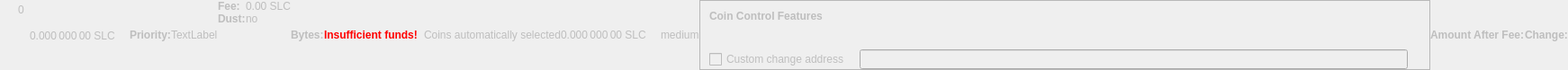
    <widget class="QWidget" name="dummyHideWidget" native="true">
     <property name="enabled">
      <bool>false</bool>
     </property>
     <property name="maximumSize">
      <size>
       <width>100</width>
       <height>22</height>
      </size>
     </property>
     <layout class="QHBoxLayout" name="dummyHideLayout">
      <property name="spacing">
       <number>0</number>
      </property>
      <property name="leftMargin">
       <number>0</number>
      </property>
      <property name="topMargin">
       <number>0</number>
      </property>
      <property name="rightMargin">
       <number>0</number>
      </property>
      <property name="bottomMargin">
       <number>0</number>
      </property>
      <item>
       <layout class="QFormLayout" name="formLayoutCoinControl1">
        <property name="horizontalSpacing">
         <number>10</number>
        </property>
        <property name="verticalSpacing">
         <number>14</number>
        </property>
        <property name="leftMargin">
         <number>10</number>
        </property>
        <property name="topMargin">
         <number>4</number>
        </property>
        <property name="rightMargin">
         <number>6</number>
        </property>
        <item row="0" column="1">
         <widget class="QLabel" name="labelCoinControlBytes">
          <property name="cursor">
           <cursorShape>IBeamCursor</cursorShape>
          </property>
          <property name="contextMenuPolicy">
           <enum>Qt::ActionsContextMenu</enum>
          </property>
          <property name="text">
           <string notr="true">0</string>
          </property>
          <property name="textInteractionFlags">
           <set>Qt::LinksAccessibleByMouse|Qt::TextSelectableByKeyboard|Qt::TextSelectableByMouse</set>
          </property>
         </widget>
        </item>
       </layout>
      </item>
      <item>
       <widget class="QLabel" name="labelCoinControlAfterFee">
        <property name="enabled">
         <bool>false</bool>
        </property>
        <property name="sizePolicy">
         <sizepolicy hsizetype="Fixed" vsizetype="Fixed">
          <horstretch>0</horstretch>
          <verstretch>0</verstretch>
         </sizepolicy>
        </property>
        <property name="minimumSize">
         <size>
          <width>111</width>
          <height>12</height>
         </size>
        </property>
        <property name="maximumSize">
         <size>
          <width>111</width>
          <height>12</height>
         </size>
        </property>
        <property name="cursor">
         <cursorShape>IBeamCursor</cursorShape>
        </property>
        <property name="contextMenuPolicy">
         <enum>Qt::ActionsContextMenu</enum>
        </property>
        <property name="text">
         <string notr="true">0.000 000 00 SLC</string>
        </property>
        <property name="textInteractionFlags">
         <set>Qt::LinksAccessibleByMouse|Qt::TextSelectableByKeyboard|Qt::TextSelectableByMouse</set>
        </property>
       </widget>
      </item>
      <item>
       <widget class="QLabel" name="labelCoinControlPriorityText">
        <property name="enabled">
         <bool>false</bool>
        </property>
        <property name="font">
         <font>
          <weight>75</weight>
          <bold>true</bold>
         </font>
        </property>
        <property name="text">
         <string>Priority:</string>
        </property>
       </widget>
      </item>
      <item>
       <layout class="QHBoxLayout" name="horizontalLayout">
        <item>
         <widget class="QLabel" name="WarningLabel">
          <property name="text">
           <string>TextLabel</string>
          </property>
         </widget>
        </item>
       </layout>
      </item>
      <item>
       <layout class="QFormLayout" name="formLayoutCoinControl3">
        <property name="horizontalSpacing">
         <number>0</number>
        </property>
        <property name="verticalSpacing">
         <number>0</number>
        </property>
        <property name="leftMargin">
         <number>0</number>
        </property>
        <property name="topMargin">
         <number>0</number>
        </property>
        <property name="rightMargin">
         <number>0</number>
        </property>
        <item row="0" column="0">
         <widget class="QLabel" name="labelCoinControlFeeText">
          <property name="enabled">
           <bool>false</bool>
          </property>
          <property name="font">
           <font>
            <weight>75</weight>
            <bold>true</bold>
           </font>
          </property>
          <property name="text">
           <string>Fee:</string>
          </property>
          <property name="margin">
           <number>0</number>
          </property>
         </widget>
        </item>
        <item row="0" column="1">
         <widget class="QLabel" name="labelCoinControlFee">
          <property name="enabled">
           <bool>false</bool>
          </property>
          <property name="cursor">
           <cursorShape>IBeamCursor</cursorShape>
          </property>
          <property name="contextMenuPolicy">
           <enum>Qt::ActionsContextMenu</enum>
          </property>
          <property name="text">
           <string notr="true">0.00 SLC</string>
          </property>
          <property name="textInteractionFlags">
           <set>Qt::LinksAccessibleByMouse|Qt::TextSelectableByKeyboard|Qt::TextSelectableByMouse</set>
          </property>
         </widget>
        </item>
        <item row="1" column="0">
         <widget class="QLabel" name="labelCoinControlLowOutputText">
          <property name="enabled">
           <bool>false</bool>
          </property>
          <property name="font">
           <font>
            <weight>75</weight>
            <bold>true</bold>
           </font>
          </property>
          <property name="text">
           <string>Dust:</string>
          </property>
         </widget>
        </item>
        <item row="1" column="1">
         <widget class="QLabel" name="labelCoinControlLowOutput">
          <property name="enabled">
           <bool>false</bool>
          </property>
          <property name="cursor">
           <cursorShape>IBeamCursor</cursorShape>
          </property>
          <property name="contextMenuPolicy">
           <enum>Qt::ActionsContextMenu</enum>
          </property>
          <property name="text">
           <string>no</string>
          </property>
          <property name="textInteractionFlags">
           <set>Qt::LinksAccessibleByMouse|Qt::TextSelectableByKeyboard|Qt::TextSelectableByMouse</set>
          </property>
         </widget>
        </item>
       </layout>
      </item>
      <item>
       <widget class="QLabel" name="labelCoinControlBytesText">
        <property name="enabled">
         <bool>false</bool>
        </property>
        <property name="font">
         <font>
          <weight>75</weight>
          <bold>true</bold>
         </font>
        </property>
        <property name="text">
         <string>Bytes:</string>
        </property>
       </widget>
      </item>
      <item>
       <layout class="QFormLayout" name="formLayoutCoinControl2">
        <property name="horizontalSpacing">
         <number>0</number>
        </property>
        <property name="verticalSpacing">
         <number>0</number>
        </property>
        <property name="leftMargin">
         <number>0</number>
        </property>
        <property name="topMargin">
         <number>0</number>
        </property>
        <property name="rightMargin">
         <number>0</number>
        </property>
       </layout>
      </item>
      <item>
       <layout class="QHBoxLayout" name="horizontalLayoutCoinControl2">
        <property name="spacing">
         <number>0</number>
        </property>
        <property name="bottomMargin">
         <number>0</number>
        </property>
       </layout>
      </item>
      <item>
       <widget class="QLabel" name="labelCoinControlInsuffFunds">
        <property name="enabled">
         <bool>false</bool>
        </property>
        <property name="minimumSize">
         <size>
          <width>0</width>
          <height>0</height>
         </size>
        </property>
        <property name="font">
         <font>
          <weight>75</weight>
          <bold>true</bold>
         </font>
        </property>
        <property name="styleSheet">
         <string notr="true">color:red;font-weight:bold;</string>
        </property>
        <property name="text">
         <string>Insufficient funds!</string>
        </property>
        <property name="margin">
         <number>5</number>
        </property>
       </widget>
      </item>
      <item>
       <layout class="QFormLayout" name="formLayoutCoinControl4">
        <property name="horizontalSpacing">
         <number>0</number>
        </property>
        <property name="verticalSpacing">
         <number>0</number>
        </property>
        <property name="leftMargin">
         <number>0</number>
        </property>
        <property name="topMargin">
         <number>0</number>
        </property>
        <property name="rightMargin">
         <number>0</number>
        </property>
       </layout>
      </item>
      <item>
       <widget class="QLabel" name="labelCoinControlChangeLabel">
        <property name="enabled">
         <bool>false</bool>
        </property>
        <property name="sizePolicy">
         <sizepolicy hsizetype="Preferred" vsizetype="Expanding">
          <horstretch>0</horstretch>
          <verstretch>0</verstretch>
         </sizepolicy>
        </property>
        <property name="minimumSize">
         <size>
          <width>0</width>
          <height>0</height>
         </size>
        </property>
        <property name="text">
         <string/>
        </property>
        <property name="margin">
         <number>3</number>
        </property>
       </widget>
      </item>
      <item>
       <widget class="QLabel" name="labelCoinControlAutomaticallySelected">
        <property name="enabled">
         <bool>false</bool>
        </property>
        <property name="sizePolicy">
         <sizepolicy hsizetype="Fixed" vsizetype="Fixed">
          <horstretch>0</horstretch>
          <verstretch>0</verstretch>
         </sizepolicy>
        </property>
        <property name="minimumSize">
         <size>
          <width>0</width>
          <height>0</height>
         </size>
        </property>
        <property name="maximumSize">
         <size>
          <width>240</width>
          <height>16777215</height>
         </size>
        </property>
        <property name="text">
         <string>Coins automatically selected</string>
        </property>
        <property name="margin">
         <number>5</number>
        </property>
       </widget>
      </item>
      <item>
       <widget class="QLabel" name="labelCoinControlChange">
        <property name="enabled">
         <bool>false</bool>
        </property>
        <property name="sizePolicy">
         <sizepolicy hsizetype="Fixed" vsizetype="Fixed">
          <horstretch>0</horstretch>
          <verstretch>0</verstretch>
         </sizepolicy>
        </property>
        <property name="minimumSize">
         <size>
          <width>111</width>
          <height>0</height>
         </size>
        </property>
        <property name="maximumSize">
         <size>
          <width>111</width>
          <height>16777215</height>
         </size>
        </property>
        <property name="cursor">
         <cursorShape>IBeamCursor</cursorShape>
        </property>
        <property name="contextMenuPolicy">
         <enum>Qt::ActionsContextMenu</enum>
        </property>
        <property name="text">
         <string notr="true">0.000 000 00 SLC</string>
        </property>
        <property name="textInteractionFlags">
         <set>Qt::LinksAccessibleByMouse|Qt::TextSelectableByKeyboard|Qt::TextSelectableByMouse</set>
        </property>
       </widget>
      </item>
      <item>
       <widget class="QLabel" name="labelCoinControlPriority">
        <property name="enabled">
         <bool>false</bool>
        </property>
        <property name="cursor">
         <cursorShape>IBeamCursor</cursorShape>
        </property>
        <property name="contextMenuPolicy">
         <enum>Qt::ActionsContextMenu</enum>
        </property>
        <property name="text">
         <string>medium</string>
        </property>
        <property name="textInteractionFlags">
         <set>Qt::LinksAccessibleByMouse|Qt::TextSelectableByKeyboard|Qt::TextSelectableByMouse</set>
        </property>
       </widget>
      </item>
      <item>
       <widget class="QFrame" name="frameCoinControl">
        <property name="sizePolicy">
         <sizepolicy hsizetype="Expanding" vsizetype="Expanding">
          <horstretch>0</horstretch>
          <verstretch>0</verstretch>
         </sizepolicy>
        </property>
        <property name="maximumSize">
         <size>
          <width>16777215</width>
          <height>16777215</height>
         </size>
        </property>
        <property name="frameShape">
         <enum>QFrame::StyledPanel</enum>
        </property>
        <property name="frameShadow">
         <enum>QFrame::Sunken</enum>
        </property>
        <layout class="QVBoxLayout" name="verticalLayoutCoinControl2_2">
         <property name="spacing">
          <number>0</number>
         </property>
         <property name="leftMargin">
          <number>0</number>
         </property>
         <property name="topMargin">
          <number>0</number>
         </property>
         <property name="rightMargin">
          <number>0</number>
         </property>
         <property name="bottomMargin">
          <number>0</number>
         </property>
         <item>
          <layout class="QVBoxLayout" name="verticalLayoutCoinControl" stretch="0,0,0,1">
           <property name="spacing">
            <number>0</number>
           </property>
           <property name="leftMargin">
            <number>10</number>
           </property>
           <property name="topMargin">
            <number>10</number>
           </property>
           <item>
            <layout class="QHBoxLayout" name="horizontalLayoutCoinControl1">
             <property name="bottomMargin">
              <number>15</number>
             </property>
             <item>
              <widget class="QLabel" name="labelCoinControlFeatures">
               <property name="enabled">
                <bool>false</bool>
               </property>
               <property name="sizePolicy">
                <sizepolicy hsizetype="Preferred" vsizetype="Maximum">
                 <horstretch>0</horstretch>
                 <verstretch>0</verstretch>
                </sizepolicy>
               </property>
               <property name="font">
                <font>
                 <weight>75</weight>
                 <bold>true</bold>
                </font>
               </property>
               <property name="styleSheet">
                <string notr="true">font-weight:bold;</string>
               </property>
               <property name="text">
                <string>Coin Control Features</string>
               </property>
              </widget>
             </item>
            </layout>
           </item>
           <item>
            <widget class="QWidget" name="widgetCoinControl" native="true">
             <property name="sizePolicy">
              <sizepolicy hsizetype="Preferred" vsizetype="Preferred">
               <horstretch>0</horstretch>
               <verstretch>0</verstretch>
              </sizepolicy>
             </property>
             <property name="minimumSize">
              <size>
               <width>0</width>
               <height>0</height>
              </size>
             </property>
             <property name="styleSheet">
              <string notr="true"/>
             </property>
             <layout class="QHBoxLayout" name="horizontalLayoutCoinControl5_2">
              <property name="leftMargin">
               <number>0</number>
              </property>
              <property name="topMargin">
               <number>0</number>
              </property>
              <property name="rightMargin">
               <number>0</number>
              </property>
              <property name="bottomMargin">
               <number>0</number>
              </property>
              <item>
               <layout class="QHBoxLayout" name="horizontalLayoutCoinControl3">
                <property name="spacing">
                 <number>20</number>
                </property>
                <property name="topMargin">
                 <number>0</number>
                </property>
                <property name="bottomMargin">
                 <number>10</number>
                </property>
               </layout>
              </item>
             </layout>
            </widget>
           </item>
           <item>
            <layout class="QHBoxLayout" name="horizontalLayoutCoinControl4" stretch="0,0,0">
             <property name="spacing">
              <number>12</number>
             </property>
             <property name="sizeConstraint">
              <enum>QLayout::SetDefaultConstraint</enum>
             </property>
             <property name="topMargin">
              <number>5</number>
             </property>
             <property name="rightMargin">
              <number>5</number>
             </property>
             <item>
              <widget class="QCheckBox" name="checkBoxCoinControlChange">
               <property name="enabled">
                <bool>false</bool>
               </property>
               <property name="toolTip">
                <string>If this is activated, but the change address is empty or invalid, change will be sent to a newly generated address.</string>
               </property>
               <property name="text">
                <string>Custom change address</string>
               </property>
              </widget>
             </item>
             <item>
              <widget class="QValidatedLineEdit" name="lineEditCoinControlChange">
               <property name="enabled">
                <bool>false</bool>
               </property>
               <property name="sizePolicy">
                <sizepolicy hsizetype="Expanding" vsizetype="Fixed">
                 <horstretch>0</horstretch>
                 <verstretch>0</verstretch>
                </sizepolicy>
               </property>
              </widget>
             </item>
             <item>
              <widget class="QLabel" name="labelCoinControlChangeLabel_2">
               <property name="sizePolicy">
                <sizepolicy hsizetype="Preferred" vsizetype="Expanding">
                 <horstretch>0</horstretch>
                 <verstretch>0</verstretch>
                </sizepolicy>
               </property>
               <property name="minimumSize">
                <size>
                 <width>0</width>
                 <height>0</height>
                </size>
               </property>
               <property name="text">
                <string/>
               </property>
               <property name="margin">
                <number>3</number>
               </property>
              </widget>
             </item>
            </layout>
           </item>
           <item>
            <spacer name="verticalSpacerCoinControl">
             <property name="orientation">
              <enum>Qt::Vertical</enum>
             </property>
             <property name="sizeHint" stdset="0">
              <size>
               <width>800</width>
               <height>1</height>
              </size>
             </property>
            </spacer>
           </item>
          </layout>
         </item>
        </layout>
       </widget>
      </item>
      <item>
       <widget class="QLabel" name="labelCoinControlAfterFeeText">
        <property name="enabled">
         <bool>false</bool>
        </property>
        <property name="minimumSize">
         <size>
          <width>0</width>
          <height>0</height>
         </size>
        </property>
        <property name="maximumSize">
         <size>
          <width>16777215</width>
          <height>16777215</height>
         </size>
        </property>
        <property name="font">
         <font>
          <weight>75</weight>
          <bold>true</bold>
         </font>
        </property>
        <property name="text">
         <string>Amount After Fee:</string>
        </property>
        <property name="alignment">
         <set>Qt::AlignLeading|Qt::AlignLeft|Qt::AlignVCenter</set>
        </property>
        <property name="margin">
         <number>0</number>
        </property>
       </widget>
      </item>
      <item>
       <widget class="QLabel" name="labelCoinControlChangeText">
        <property name="enabled">
         <bool>false</bool>
        </property>
        <property name="sizePolicy">
         <sizepolicy hsizetype="Preferred" vsizetype="Preferred">
          <horstretch>0</horstretch>
          <verstretch>0</verstretch>
         </sizepolicy>
        </property>
        <property name="minimumSize">
         <size>
          <width>0</width>
          <height>0</height>
         </size>
        </property>
        <property name="maximumSize">
         <size>
          <width>16777215</width>
          <height>16777215</height>
         </size>
        </property>
        <property name="font">
         <font>
          <weight>75</weight>
          <bold>true</bold>
         </font>
        </property>
        <property name="text">
         <string>Change:</string>
        </property>
        <property name="alignment">
         <set>Qt::AlignLeading|Qt::AlignLeft|Qt::AlignVCenter</set>
        </property>
       </widget>
      </item>
     </layout>
    </widget>
